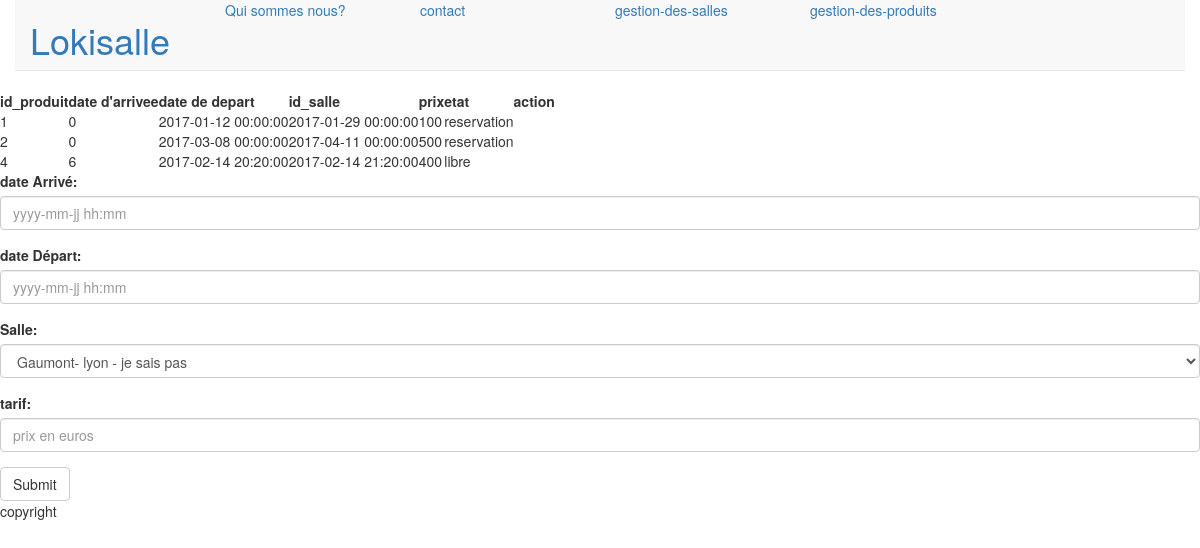
Page /admin/index.php?page=gestion-des-produits on the earlier database version.
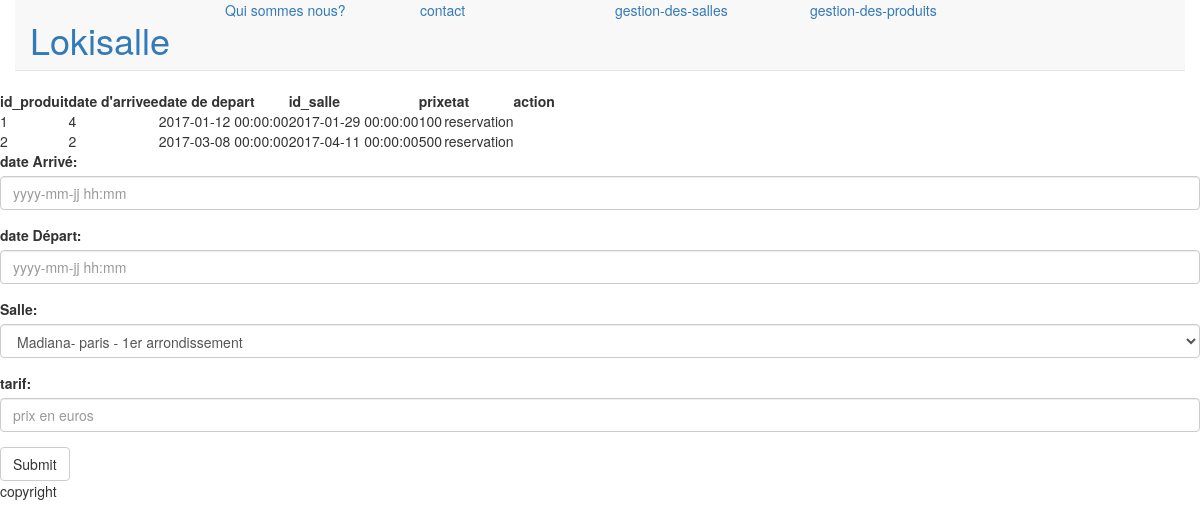
Same page on the later database version.
### tables this page shows
CREATE TABLE `produit` (
  `id_produit` int(11) NOT NULL,
  `id_salle` int(11) NOT NULL,
  `date_arrivee` datetime NOT NULL,
  `date_depart` datetime NOT NULL,
  `prix` int(3) NOT NULL,
  `etat` enum('libre','reservation') NOT NULL
);

### inc/function.inc.php (called while the page is built, shortened)
<?php
function getSalle($ville = null, $categorie =null, $id=null){
	global $connexion;
	if($ville)
	{
		$sql = "SELECT * FROM salle WHERE ville = '$ville'";
	} else if($categorie){
		$sql = "SELECT * FROM salle WHERE categorie = '$categorie'";
	} else if($id){
		$sql = "SELECT * FROM salle, produit WHERE produit.id_salle = salle.id_salle AND salle.id_salle = '$id'";
	}else {
		$sql= 'SELECT * FROM `salle`';
	}
	$req= $connexion->prepare($sql);
 	$req->execute();
 	$result =$req->fetchAll();
 	return $result;
}
 ?>

### admin/gestion-des-produits.php (the view)
<?php
$sql = "
SELECT
  `produit`.*
FROM
  `produit`
";
$req = $connexion->query($sql);
?>
<table>
	<tr>
  <strong>
		<th>id_produit</th>
		<th>date d'arrivee</th>
		<th>date de depart</th>
    <th>id_salle</th>
		<th>prix</th>
		<th>etat</th>
		<th>action</th>
		</strong>
	</tr>
	<?php
		while($datas = $req->fetch()){
			echo "<tr>";
			echo "	<td>".$datas['id_produit']."</td>";
      echo "  <td>".$datas['id_salle']."</td>";
			echo "	<td>".$datas['date_arrivee']."</td>";
			echo "	<td>".$datas['date_depart']."</td>";
			echo "	<td>".$datas['prix']."</td>";
			echo "	<td>".$datas['etat']."</td>";
			echo "</tr>";
		}
	?>
</table>
<form  action="../libs/service.php?action=addProduit" method="post" enctype="multipart/form-data">
  <div class="form-group">
    <label for="dateA">date Arrivé:</label>
    <input type="text" class="form-control" id="dateA" name="dateA" placeholder="yyyy-mm-jj hh:mm">
  </div>
  <div class="form-group">
    <label for="dateD">date Départ:</label>
    <input type="text" class="form-control" id="dateD" name="dateD" placeholder="yyyy-mm-jj hh:mm">
  </div>
<div class="form-group">
  <label for="salle">Salle:</label>
  <select class="form-control" id="salle" name="salle">
<?php
 $data = getSalle();
  foreach ($data as $salle)
{
?>
  <option value="<?php echo $salle['id_salle']; ?>"> <?php echo $salle['titre']; ?>- <?php echo $salle['ville']; ?> - <?php echo $salle['adresse']; ?></option>
<?php
}
?>
  </select>
</div>
<div class="form-group">
    <label for="tarif">tarif:</label>
    <input type="text" class="form-control" id="tarif" name="tarif" placeholder="prix en euros">
  </div>
  <button type="submit" class="btn btn-default">Submit</button>
</form>

Differences in the rows shown:
removed produit: id_produit "4", id_salle "6", date_arrivee "2017-02-14 20:20:00", date_depart "2017-02-14 21:20:00", prix "400", etat "libre"
changed produit id 1: id_salle "0" → "4"
changed produit id 2: id_salle "0" → "2"
Other differences:
form field salle: "Gaumont- lyon - je sais pas" → "Madiana- paris - 1er arrondissement"
